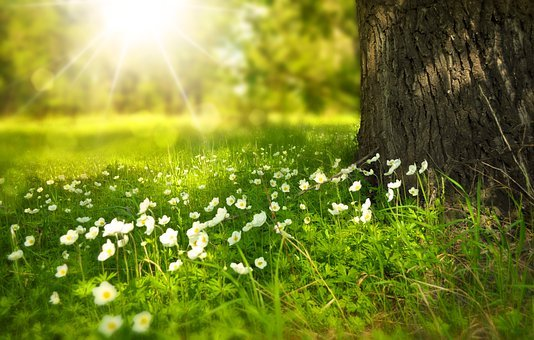
//> input picture test1.png, 534 x 340 px, given in place of the camera
$ ./harris_corners   (built with g++ and OpenCV 4)
//> lines starting //> are read from the running program, lines starting //| are printed output that depends on the picture; after the words box and inside, x2 and y2 are one past the last pixel; in counts of white or black regions, pixels touching at a corner belong together
/*
 * Authors:
 * 1. Jyothi Vishnu Vardhan Kolla.
 * 2. Vidya ganesh.
 * CS-5330 Spring 2023 semester.
 */
#include<iostream>
#include<opencv2/opencv.hpp>
using namespace std;

int main() {
  // open the default camera.
  cv::VideoCapture cap(0);

  // if not success exit the program.
  if (!cap.isOpened()) {
	std::cout << "Cannot open the video camera" << std::endl;
	std::cin.get(); // wait for a key press.
	return -1;
  }

  while (true) {
	cv::Mat frame;
	cv::Mat gray_frame;
	bool bsuccess = cap.read(frame);
//> frame is the input picture: 340 rows x 534 cols, CV_8UC3; mean B, G, R 45.4, 132.8, 122.3

	// break from the loop if frames cannot be captured properly.
	if (!bsuccess) {
	  std::cout << "Video camera is disconnected" << std::endl;
	  std::cin.get();
	  break;
	}
	cv::cvtColor(frame, gray_frame, cv::COLOR_BGR2GRAY);
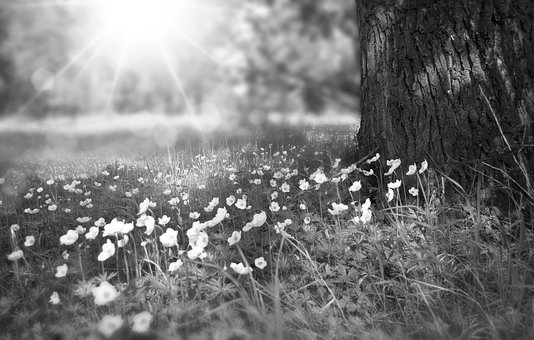
//> gray_frame: 340 rows x 534 cols, CV_8UC1; min 0, max 255, mean 119.7
	cv::Mat destImg;
	cv::cornerHarris(gray_frame, destImg, 2, 3, 0.04, cv::BORDER_DEFAULT);
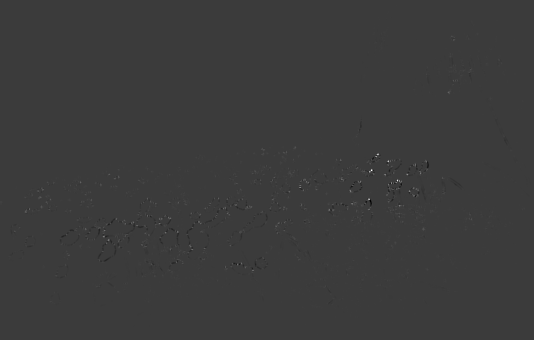
//> destImg: 340 rows x 534 cols, CV_32FC1; min -0.0166, max 0.0544, mean 2.36e-05; drawn with min black and max white
	cv::Mat destImgnorm, destImgnorm_scaled;
	cv::normalize(destImg, destImgnorm, 0, 255, cv::NORM_MINMAX, CV_32FC1, cv::Mat());
	cv::convertScaleAbs(destImgnorm, destImgnorm_scaled);

	for (int i = 0; i < destImgnorm.rows; i++) {
	  for (int j = 0; j < destImgnorm.cols; j++) {
		if ((int)destImgnorm.at<float>(i, j) > 170) {
		  cv::circle(frame, cv::Point(j, i), 10, cv::Scalar(0, 0, 255), 2, 8, 0);
		}
	  }
	}
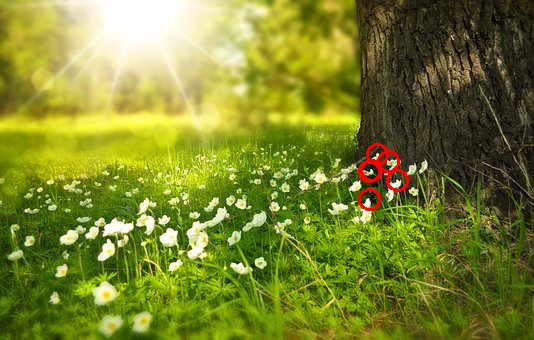
//> frame: 340 rows x 534 cols, CV_8UC3; 0.53% of pixels changed, all inside (x1, y1, x2, y2) = (358, 143, 409, 211)
	cv::imshow("Harris corners", frame);
	int k = cv::waitKey(5);
//> the 'q' key is pressed
	if (k=='q') {
	  break;
	}
  }
  return 0;
}
